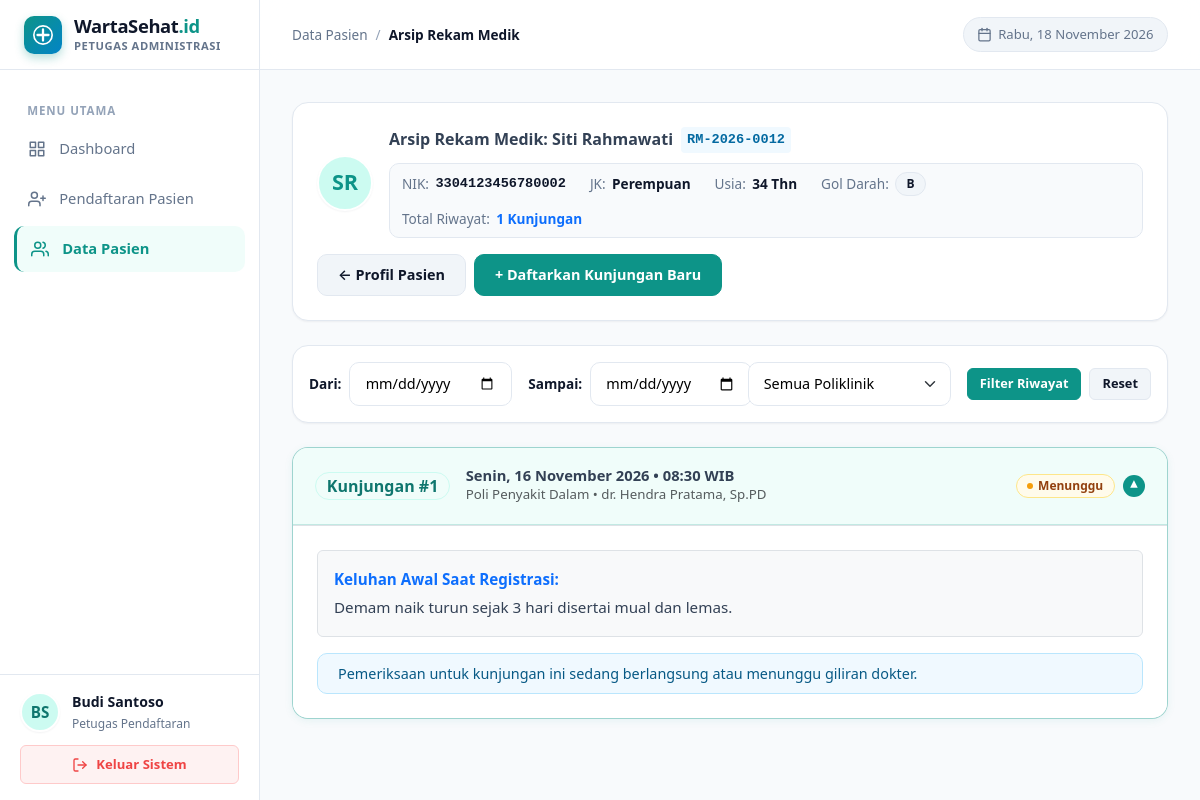
The page /frontend/pages/petugas/riwayat-rekam-medik.php?id=2 (signed in) on the database its author committed.
### tables this page shows
CREATE TABLE `rekam_medik` (
  `id_rekam_medik` INT AUTO_INCREMENT PRIMARY KEY,
  `id_pasien` INT NOT NULL,
  `nomor_rm` VARCHAR(30) DEFAULT NULL,
  `created_at` TIMESTAMP DEFAULT CURRENT_TIMESTAMP,
  CONSTRAINT `fk_rekam_medik_pasien` FOREIGN KEY (`id_pasien`) 
    REFERENCES `pasien` (`id_pasien`) ON DELETE CASCADE ON UPDATE CASCADE
);

CREATE TABLE `pasien` (
  `id_pasien` INT AUTO_INCREMENT PRIMARY KEY,
  `nama_pasien` VARCHAR(100) NOT NULL,
  `nik` VARCHAR(16) NOT NULL UNIQUE,
  `tanggal_lahir` DATE NOT NULL,
  `tempat_lahir` VARCHAR(50) DEFAULT NULL,
  `alamat` TEXT NOT NULL,
  `jenis_kelamin` ENUM('Laki-laki', 'Perempuan') NOT NULL,
  `golongan_darah` VARCHAR(5) DEFAULT '-',
  `agama` VARCHAR(20) DEFAULT NULL,
  `status_pernikahan` VARCHAR(30) DEFAULT NULL,
  `pekerjaan` VARCHAR(50) DEFAULT NULL,
  `no_telp` VARCHAR(20) NOT NULL,
  `created_at` TIMESTAMP DEFAULT CURRENT_TIMESTAMP
);

CREATE TABLE `layanan` (
  `id_layanan` INT AUTO_INCREMENT PRIMARY KEY,
  `id_rekam_medik` INT NOT NULL,
  `id_poli` INT NOT NULL,
  `id_dokter` INT NOT NULL,
  `id_petugas` INT NOT NULL,
  `keluhan_awal` TEXT NOT NULL,
  `waktu_masuk` DATETIME NOT NULL DEFAULT CURRENT_TIMESTAMP,
  `status_layanan` ENUM('menunggu', 'diperiksa', 'selesai') NOT NULL DEFAULT 'menunggu',
  
   
  `pemeriksaan_awal` TEXT DEFAULT NULL,
  `diagnosis_primer` VARCHAR(255) DEFAULT NULL,
  `diagnosis_sekunder` VARCHAR(255) DEFAULT NULL,
  `tindakan` TEXT DEFAULT NULL,
  `pemeriksaan_akhir` TEXT DEFAULT NULL,
  `catatan_dokter` TEXT DEFAULT NULL,
  `waktu_keluar` DATETIME DEFAULT NULL,
  `status_kondisi` ENUM('Rawat Jalan', 'Rawat Inap', 'Sembuh', 'Meninggal') DEFAULT NULL,

  CONSTRAINT `fk_layanan_rekam_medik` FOREIGN KEY (`id_rekam_medik`) 
    REFERENCES `rekam_medik` (`id_rekam_medik`) ON DELETE CASCADE ON UPDATE CASCADE,
  CONSTRAINT `fk_layanan_poli` FOREIGN KEY (`id_poli`) 
    REFERENCES `poli` (`id_poli`) ON DELETE RESTRICT ON UPDATE CASCADE,
  CONSTRAINT `fk_layanan_dokter` FOREIGN KEY (`id_dokter`) 
    REFERENCES `dokter` (`id_dokter`) ON DELETE RESTRICT ON UPDATE CASCADE,
  CONSTRAINT `fk_layanan_petugas` FOREIGN KEY (`id_petugas`) 
    REFERENCES `petugas` (`id_petugas`) ON DELETE RESTRICT ON UPDATE CASCADE
);

CREATE TABLE `poli` (
  `id_poli` INT AUTO_INCREMENT PRIMARY KEY,
  `nama_poli` VARCHAR(100) NOT NULL
);

CREATE TABLE `dokter` (
  `id_dokter` INT AUTO_INCREMENT PRIMARY KEY,
  `id_poli` INT NOT NULL,
  `nama_dokter` VARCHAR(100) NOT NULL,
  `username` VARCHAR(50) NOT NULL UNIQUE,
  `password` VARCHAR(255) NOT NULL,
  CONSTRAINT `fk_dokter_poli` FOREIGN KEY (`id_poli`) 
    REFERENCES `poli` (`id_poli`) ON DELETE RESTRICT ON UPDATE CASCADE
);

### backend/auth_check.php (called while the page is built, shortened)
<?php
function get_initials($name) {
    $words = explode(" ", trim($name));
    $initials = "";
    foreach ($words as $w) {
        if (!empty($w)) {
            $initials .= strtoupper($w[0]);
        }
        if (strlen($initials) >= 2) break;
    }
    return !empty($initials) ? $initials : "WS";
}
function format_tanggal_indo($datetime = null) {
    $timestamp = $datetime ? strtotime($datetime) : time();
    $hari = ['Minggu', 'Senin', 'Selasa', 'Rabu', 'Kamis', 'Jumat', 'Sabtu'];
    $bulan = [
        1 => 'Januari', 'Februari', 'Maret', 'April', 'Mei', 'Juni',
        'Juli', 'Agustus', 'September', 'Oktober', 'November', 'Desember'
    ];
    $day_index = date('w', $timestamp);
    $d = date('j', $timestamp);
    $m = (int)date('n', $timestamp);
    $y = date('Y', $timestamp);
    return $hari[$day_index] . ', ' . $d . ' ' . $bulan[$m] . ' ' . $y;
}
?>

### frontend/pages/petugas/riwayat-rekam-medik.php (the view, shortened to what this page needs)
<?php
require_once '../../backend/koneksi.php';
require_once '../../backend/auth_check.php';
$id_pasien = (int)($_GET['id'] ?? 0);
$stmt = mysqli_prepare($connection, "SELECT p.*, rm.id_rekam_medik, rm.nomor_rm
                                     FROM pasien p
                                     LEFT JOIN rekam_medik rm ON p.id_pasien = rm.id_pasien
                                     WHERE p.id_pasien = ? LIMIT 1");
mysqli_stmt_bind_param($stmt, "i", $id_pasien);
mysqli_stmt_execute($stmt);
$pasien = mysqli_fetch_assoc(mysqli_stmt_get_result($stmt));
$tgl_lahir = new DateTime($pasien['tanggal_lahir']);
$usia = $tgl_lahir->diff(new DateTime())->y;
$dari_tanggal = trim($_GET['dari_tanggal'] ?? '');
$sampai_tanggal = trim($_GET['sampai_tanggal'] ?? '');
$sql_riwayat = "SELECT l.*, po.nama_poli, d.nama_dokter
                FROM layanan l
                JOIN rekam_medik rm ON l.id_rekam_medik = rm.id_rekam_medik
                JOIN poli po ON l.id_poli = po.id_poli
                JOIN dokter d ON l.id_dokter = d.id_dokter
                WHERE rm.id_pasien = ?";
$params = [$id_pasien];
$types = "i";
$sql_riwayat .= " ORDER BY l.waktu_masuk DESC";
$stmt_riwayat = mysqli_prepare($connection, $sql_riwayat);
mysqli_stmt_bind_param($stmt_riwayat, $types, ...$params);
mysqli_stmt_execute($stmt_riwayat);
$res_riwayat = mysqli_stmt_get_result($stmt_riwayat);
$total_kunjungan = mysqli_num_rows($res_riwayat);
include '../../includes/header.php';
include '../../includes/sidebar_petugas.php';
include '../../includes/topbar.php';
?>
      <main class="ws-content-body">
        <div class="ws-card mb-4 bg-white">
          <div class="ws-card-body p-4">
            <div class="d-flex flex-wrap align-items-center justify-content-between gap-3">
              <div class="d-flex align-items-center gap-3">
                <div class="ws-user-avatar" style="width: 56px; height: 56px; font-size: 1.35rem; background-color: var(--ws-primary-light); color: var(--ws-primary);">
                  <?= get_initials($pasien['nama_pasien']); ?>
                </div>
                <div>
                  <div class="d-flex align-items-center gap-2 flex-wrap">
                    <h1 class="h4 fw-bold mb-0">Arsip Rekam Medik: <?= htmlspecialchars($pasien['nama_pasien']); ?></h1>
                    <span class="cell-code"><?= htmlspecialchars($pasien['nomor_rm'] ?? 'RM-' . $pasien['id_rekam_medik']); ?></span>
                  </div>
                  <div class="ws-identity-list">
                    <div class="ws-identity-item">
                      <span class="ws-identity-label">NIK:</span>
                      <span class="ws-identity-val font-monospace"><?= htmlspecialchars($pasien['nik']); ?></span>
                    </div>
                    <div class="ws-identity-item">
                      <span class="ws-identity-label">JK:</span>
                      <span class="ws-identity-val"><?= htmlspecialchars($pasien['jenis_kelamin']); ?></span>
                    </div>
                    <div class="ws-identity-item">
                      <span class="ws-identity-label">Usia:</span>
                      <span class="ws-identity-val"><?= $usia; ?> Thn</span>
                    </div>
                    <div class="ws-identity-item">
                      <span class="ws-identity-label">Gol Darah:</span>
                      <span class="ws-identity-val badge badge-secondary"><?= htmlspecialchars($pasien['golongan_darah'] ?? '-'); ?></span>
                    </div>
                    <div class="ws-identity-item">
                      <span class="ws-identity-label">Total Riwayat:</span>
                      <span class="ws-identity-val fw-bold text-primary"><?= $total_kunjungan; ?> Kunjungan</span>
                    </div>
                  </div>
                </div>
              </div>
              <div class="d-flex gap-2">
                <a href="detail-pasien.php?id=<?= $id_pasien; ?>" class="btn btn-secondary">
                  &larr; Profil Pasien
                </a>
                <a href="pendaftaran-pasien.php?cek_nik=<?= $pasien['nik']; ?>" class="btn btn-primary">
                  &plus; Daftarkan Kunjungan Baru
                </a>
              </div>
            </div>
          </div>
        </div>
        <div class="ws-card mb-4">
          <div class="ws-card-body p-3">
            <form action="riwayat-rekam-medik.php" method="GET" class="d-flex gap-3 align-items-center flex-wrap ws-filter-bar">
              <div class="d-flex align-items-center gap-2" style="flex: 1; min-width: 200px;">
                <label for="dari_tanggal" class="form-label mb-0 small text-nowrap fw-bold">Dari:</label>
                <input type="date" class="form-control form-control-sm" id="dari_tanggal" name="dari_tanggal" value="<?= htmlspecialchars($dari_tanggal); ?>">
              </div>
              <div class="d-flex align-items-center gap-2" style="flex: 1; min-width: 200px;">
                <label for="sampai_tanggal" class="form-label mb-0 small text-nowrap fw-bold">Sampai:</label>
                <input type="date" class="form-control form-control-sm" id="sampai_tanggal" name="sampai_tanggal" value="<?= htmlspecialchars($sampai_tanggal); ?>">
              </div>
              <div style="flex: 1; min-width: 180px;">
                <select name="poli" class="form-select form-select-sm">
                  <option value="">Semua Poliklinik</option>
                </select>
              </div>
              <div class="d-flex gap-2">
                <button type="submit" class="btn btn-sm btn-primary">Filter Riwayat</button>
                <a href="riwayat-rekam-medik.php?id=<?= $id_pasien; ?>" class="btn btn-sm btn-secondary">Reset</a>
              </div>
            </form>
          </div>
        </div>
        <div class="d-flex flex-column gap-3">
          <?php if ($total_kunjungan > 0): ?>
            <?php $counter = $total_kunjungan; while ($rm = mysqli_fetch_assoc($res_riwayat)): ?>
              <details class="ws-encounter-accordion <?= ($counter === $total_kunjungan) ? 'is-active' : ''; ?>" <?= ($counter === $total_kunjungan) ? 'open' : ''; ?>>
                <summary class="ws-encounter-summary">
                  <div class="d-flex align-items-center gap-3 flex-wrap">
                    <span class="badge badge-primary fs-6 fw-bold">Kunjungan #<?= $counter--; ?></span>
                    <div>
                      <h2 class="h5 fw-bold mb-0"><?= format_tanggal_indo($rm['waktu_masuk']); ?> &bull; <?= date('H:i', strtotime($rm['waktu_masuk'])); ?> WIB</h2>
                      <div class="text-muted small"><?= htmlspecialchars($rm['nama_poli']); ?> &bull; <?= htmlspecialchars($rm['nama_dokter']); ?></div>
                    </div>
                  </div>
                  <div class="d-flex align-items-center gap-2">
                    <?php if ($rm['status_layanan'] === 'selesai'): ?>
                      <span class="badge badge-success">&check; Selesai <?= !empty($rm['status_kondisi']) ? '('.htmlspecialchars($rm['status_kondisi']).')' : ''; ?></span>
                    <?php elseif ($rm['status_layanan'] === 'diperiksa'): ?>
                      <span class="badge badge-primary"><span class="status-dot"></span> Sedang Diperiksa</span>
                    <?php else: ?>
                      <span class="badge badge-warning"><span class="status-dot"></span> Menunggu</span>
                    <?php endif; ?>
                    <span class="ws-accordion-chevron">&#9662;</span>
                  </div>
                </summary>
                <div class="ws-encounter-body border-top p-4 bg-white">
                  <div class="mb-3 p-3 rounded bg-light border">
                    <strong class="text-primary d-block mb-1">Keluhan Awal Saat Registrasi:</strong>
                    <div><?= nl2br(htmlspecialchars($rm['keluhan_awal'])); ?></div>
                  </div>
                  <?php if ($rm['status_layanan'] !== 'selesai'): ?>
                    <div class="alert alert-info mt-3 mb-0 py-2 small">
                      Pemeriksaan untuk kunjungan ini sedang berlangsung atau menunggu giliran dokter.
                    </div>
                  <?php endif; ?>
                </div>
              </details>
            <?php endwhile; ?>
          <?php endif; ?>
        </div>
      </main>
<?php include '../../includes/footer.php'; ?>

### rows shown on the page
rekam_medik: id_pasien.nama_pasien "SR", id_pasien.nama_pasien "Siti Rahmawati", nomor_rm "RM-2026-0012", id_pasien.nik "3304123456780002", id_pasien.jenis_kelamin "Perempuan", id_pasien.golongan_darah "B"
layanan: waktu_masuk "Senin, 16 November 2026", waktu_masuk "08:30", id_poli.nama_poli "Poli Penyakit Dalam", id_dokter.nama_dokter "dr. Hendra Pratama, Sp.PD", status_layanan "Menunggu", keluhan_awal "Demam naik turun sejak 3 hari disertai mual dan lemas.", shows "Pemeriksaan untuk kunjungan ini sedang berlangsung atau menunggu giliran dokter."

### other values the page prints
$user_initials "BS"
$user_name "Budi Santoso"
$parent_title "Data Pasien"
$current_title "Arsip Rekam Medik"
$tanggal_sekarang "Rabu, 18 November 2026"
$total_kunjungan "1"
